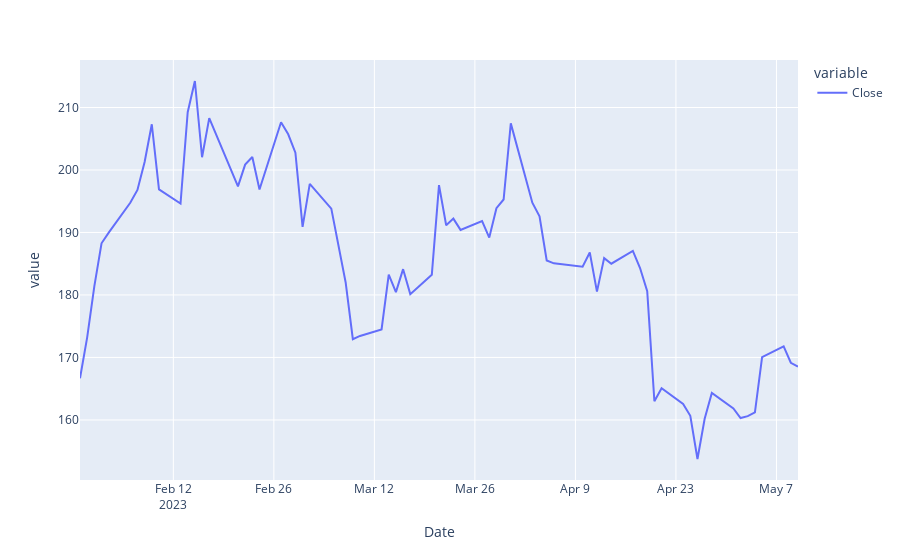

Notebook code cell kept with this figure:
### Code cell
dias = 100
# Definir el ticker de Tesla y la fecha inicial
ticker = "TSLA"
start_date = datetime.datetime.now() - datetime.timedelta(days=dias)

# Obtener los datos del ticker desde Yahoo Finance
tesla_data = yf.download(ticker, start=start_date)

# Seleccion de la columna a trabajar
serie = tesla_data.Close

# Grafica
px.line(serie)
